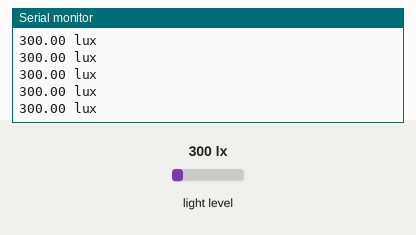
Bench run of a program on a simulated ESP32. Shown: the last lines printed to the serial monitor. Inputs (shaded band) come from the test bench; at power-on: light level 300 lx.

Above: at 1.2 s.
1.3 s: light level set to 40 lx
At 1.8 s:
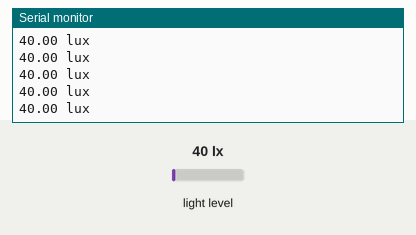
2.8 s: light level set to 500 lx
At 3.5 s:
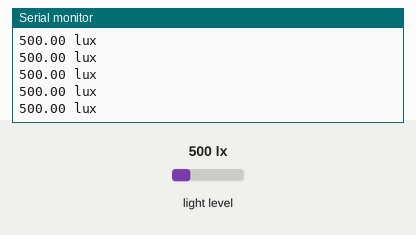
Timing chart, 0 to 5.8 s (numbered marks = the images above; inputs shaded):
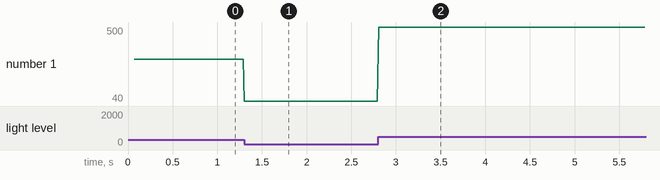

Measured:
- after the input at 1.3 s, the serial monitor: prints a new line at once (image 1)
- after the input at 2.8 s, the serial monitor: prints a new line at once (image 2)
- plotted number 1: 300 → 40 after the input at 1.3 s, 40 → 500 after the input at 2.8 s

The program:

main.cpp
```cpp
#include <Arduino.h>
#include <Adafruit_Sensor.h>
#include <Adafruit_TSL2561_U.h>

Adafruit_TSL2561_Unified tsl = Adafruit_TSL2561_Unified(TSL2561_ADDR_FLOAT, 12345);
sensors_event_t event;

void setup() {
  // put your setup code here, to run once:
  Serial.begin(9600);

  tsl.begin();

  /* You can also manually set the gain or enable auto-gain support */
  // tsl.setGain(TSL2561_GAIN_1X);      /* No gain ... use in bright light to avoid sensor saturation */
  // tsl.setGain(TSL2561_GAIN_16X);     /* 16x gain ... use in low light to boost sensitivity */
  tsl.enableAutoRange(true);            /* Auto-gain ... switches automatically between 1x and 16x */

  /* Changing the integration time gives you better sensor resolution (402ms = 16-bit data) */
  tsl.setIntegrationTime(TSL2561_INTEGRATIONTIME_13MS);      /* fast but low resolution */
  // tsl.setIntegrationTime(TSL2561_INTEGRATIONTIME_101MS);  /* medium resolution and speed   */
  // tsl.setIntegrationTime(TSL2561_INTEGRATIONTIME_402MS);  /* 16-bit data but slowest conversions */

  /* Update these values depending on what you've set above! */
  Serial.println("------------------------------------");
  Serial.print  ("Gain:         "); Serial.println("Auto");
  Serial.print  ("Timing:       "); Serial.println("13 ms");
  Serial.println("------------------------------------");

}

void loop() {
  // put your main code here, to run repeatedly:


  tsl.getEvent(&event);

  if (event.light)
  {
    Serial.print(event.light); Serial.println(" lux");
  }
  else
  {
    Serial.println("Sensor overload");
  }
}
```
